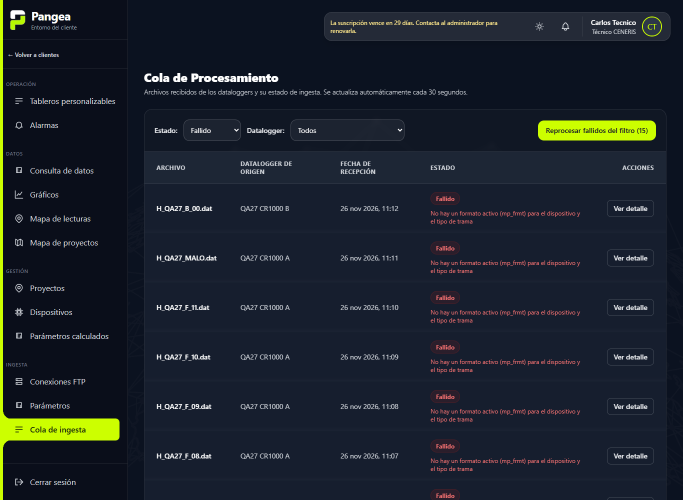
#> input picture backend/qa/03_Evidencias/PP-27/e2e_real/EV-CP-540_filtro-fallido-1365.png, 1365 x 1000 px, found by its file name (shown at 1/2 size)
$ python recortes_def21.py ../e2e_real/EV-CP-540_filtro-fallido-1365.png
#> lines starting #> are read from the running program, lines starting #| are printed output that depends on the picture
import sys
from PIL import Image
d = sys.argv[1]
a = Image.open(f"{d}/e2e_real/EV-CP-540_filtro-fallido-1365.png")
#> a is the input picture: PIL image 1365x1000 RGB; mean R, G, B 27.1, 34, 43.2
b = Image.open(f"{d}/e2e_real/EV-CP-549_historial-automatico-1365.png")
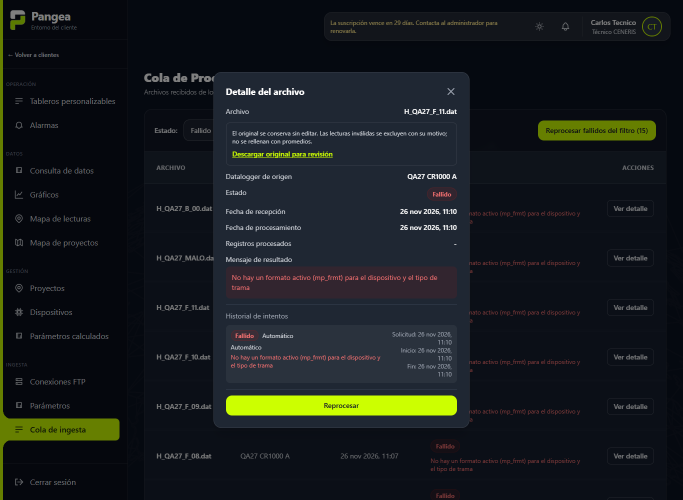
#> input picture backend/qa/03_Evidencias/PP-27/e2e_real/EV-CP-549_historial-automatico-1365.png, 1365 x 1000 px, found by its file name (shown at 1/2 size)
#> b is the input picture: PIL image 1365x1000 RGB; mean R, G, B 22.9, 27.6, 29.5
titulo = a.crop((270, 130, 1340, 295))
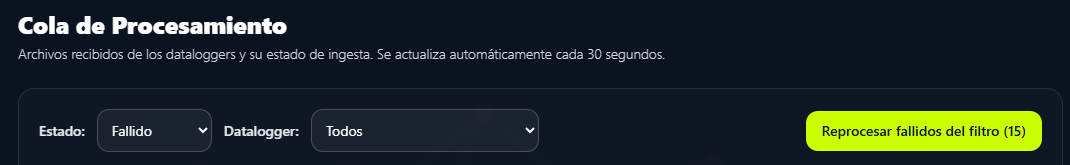
#> titulo: PIL image 1070x165 RGB; mean R, G, B 30.3, 39.3, 39.4
menu = a.crop((0, 835, 260, 890))
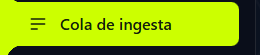
#> menu: PIL image 260x55 RGB; mean R, G, B 148.2, 185.9, 7.2
boton = b.crop((440, 780, 925, 840))
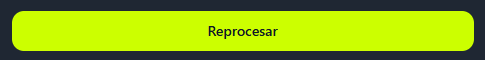
#> boton: PIL image 485x60 RGB; mean R, G, B 138.6, 173.4, 19.1
W = titulo.width
#> W = 1070
out = Image.new("RGB", (W, titulo.height + menu.height + boton.height + 30), (11, 17, 28))
out.paste(titulo, (0, 0)); out.paste(menu, (0, titulo.height + 15)); out.paste(boton, (300, titulo.height + 15))
#> after `out.paste(menu, (0, titulo.height + 15))`:
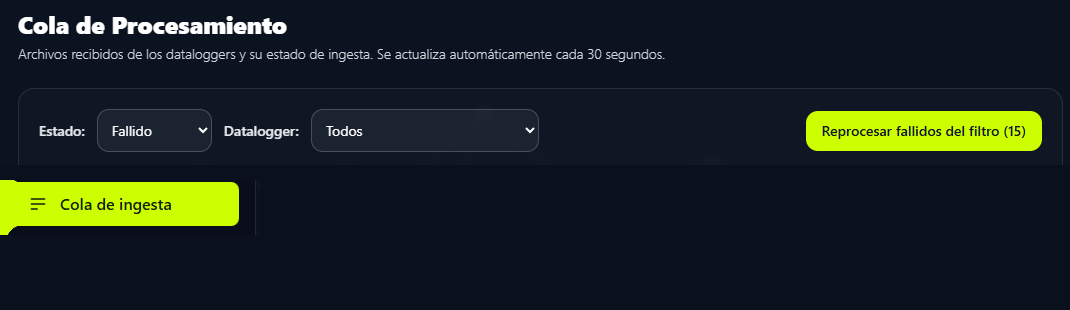
#> out: PIL image 1070x310 RGB; mean R, G, B 27.2, 36.1, 33.2
#> after `out.paste(boton, (300, titulo.height + 15))`:
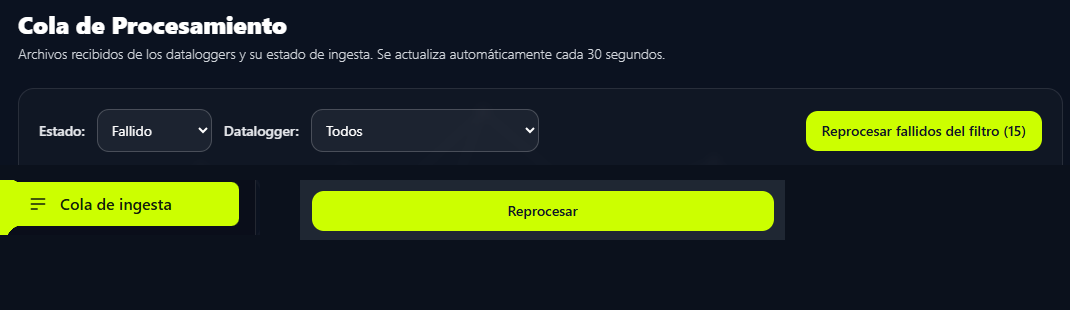
#> out: PIL image 1070x310 RGB; mean R, G, B 38.4, 49.9, 32.4
out.paste(boton, (300, titulo.height + 15))
y = titulo.height + menu.height + 25
#> y = 245
out = out.crop((0, 0, W, max(y, titulo.height + 15 + boton.height) + 5))
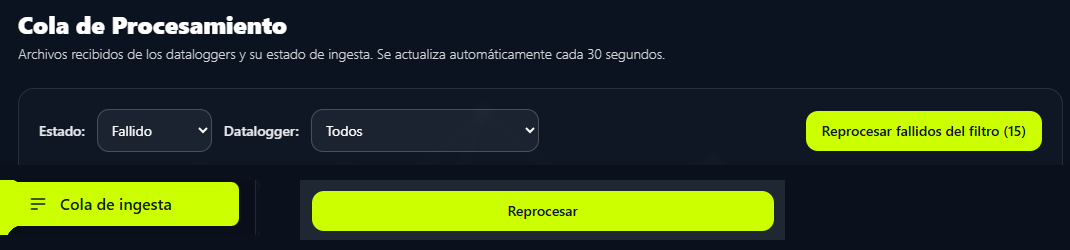
#> out: PIL image 1070x250 RGB; mean R, G, B 44.9, 57.7, 33.4
out.save(f"{d}/defectos/EV-CP-540_DEF-21_rotulos.png")
print(out.size)
#| (1070, 250)
